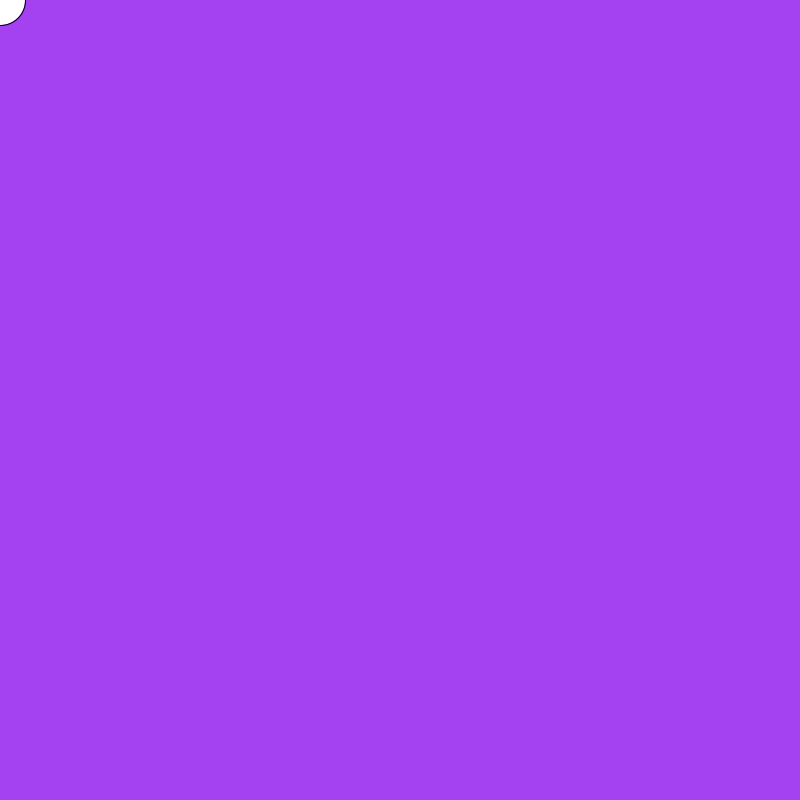
Frame 1 (no input)
Frame 60 (the mouse pressed at the canvas centre just before this capture): identical to frame 1, image omitted
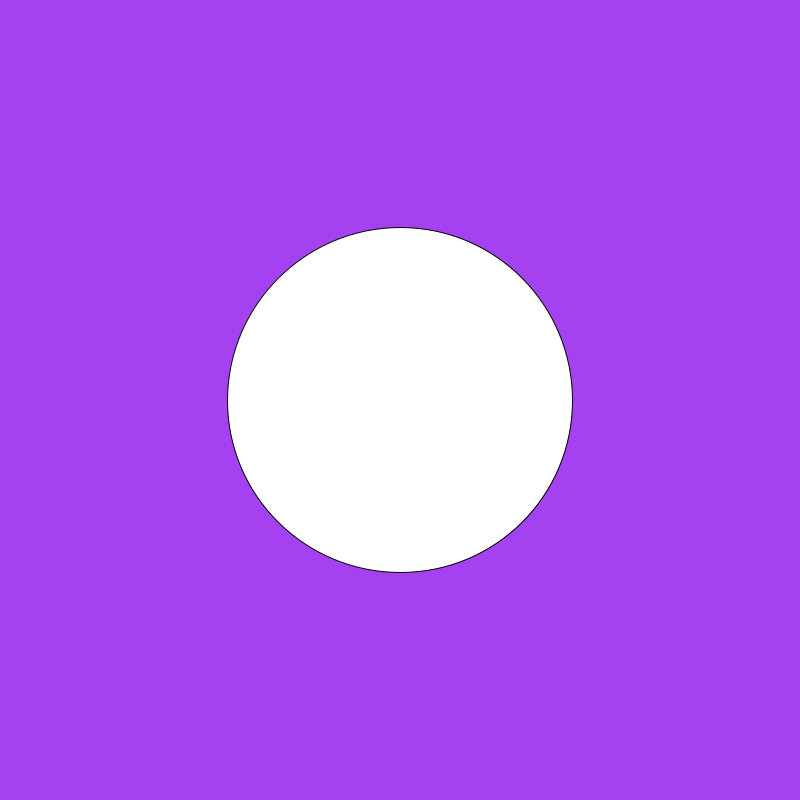
Frame 120 (the mouse held since frame 60 and released just before this capture)

The Processing sketch that drew these frames (run headless with seeded random() and noise(); from frame 60 on, the mouse is pressed at the canvas centre):

// Processing sketch: processing_170493
// ── processing_170493.pde

int r=int(random(255)); //random color
int g=int(random(255)); //random color
int b=int(random(255)); //random color
int w= 50; //sets width to 50
int h=50;  //sets height to 50
int highScore=0;


void setup() {
  size(800, 800); //sets screen to 800,800
  noCursor(); //hides cursor
  background(r, g, b); //random color for background
}
void draw() {
  background(r, g, b); //random color for background
  ellipse(mouseX, mouseY, w, h); //ellipse that follows the mouse
  if ((mouseY-(h/2)<=0) || (mouseY+(h/2)>=800)) //left and right side of the screen
   smaller(); //makes the ellipse smaller
   else 
    bigger(); //makes the ellipse bigger
}

void bigger(){
 if (mousePressed) {
    
      
        w=w+5; //adds 5 to width
        h=h+5; //adds 5 to height
        pointTrack(w); //adds points 
      
      
    
  } 
  
}

void smaller(){
  if (mousePressed) {
     delay(1000);
     w=50; //resets ellipse
     h=50; //resets ellipse
     
    
  } 
}
void pointTrack(int rawPoints){
 int points=rawPoints/8;
if (points>highScore)
  highScore=points;

println("Score this round is " +points+"    HighScore is "+highScore);
while(highScore==100){
for (int i=0; i<=20; i++){
println("YOU WINNN!!!!!!!!!!!");

}
}}
